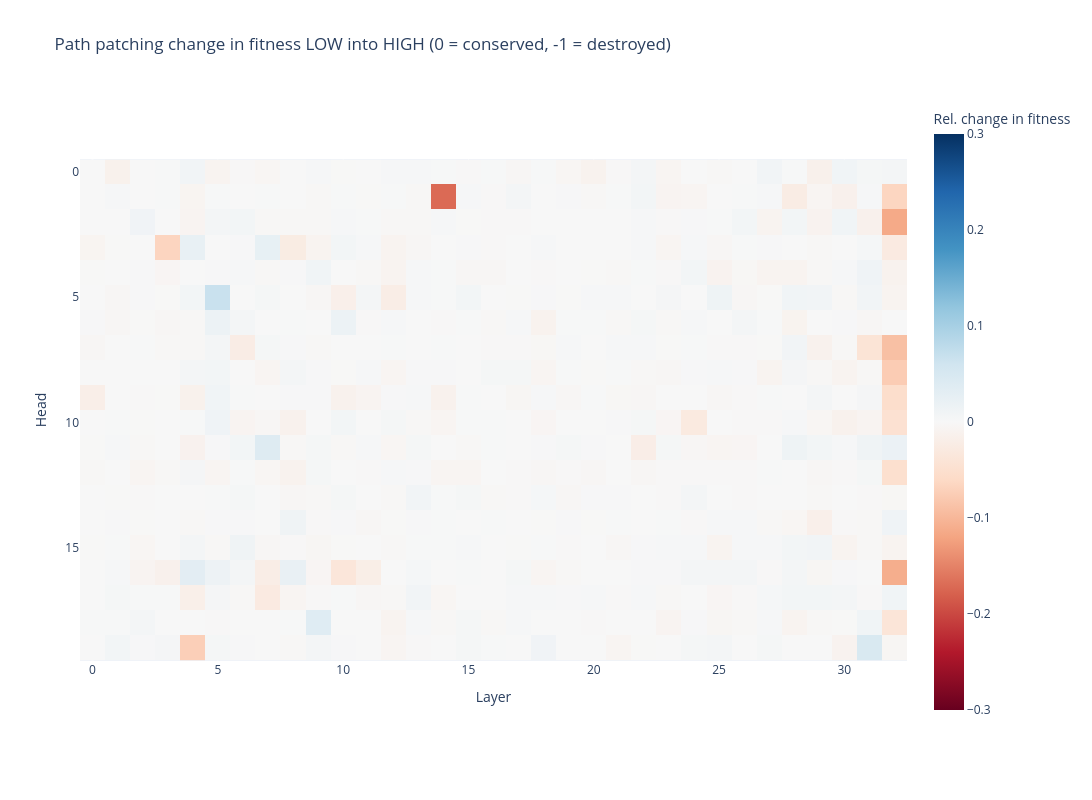

The cell this chart's notebook holds for it:
### Code cell
imshow(
    path_patch_head_to_final_resid_post.T,
    labels={"x": "Layer", "y": "Head", "color": "Rel. change in fitness"},
    title="Path patching change in fitness LOW into HIGH (0 = conserved, -1 = destroyed)",
    width=1200,
    height=800,
    range_color=(-0.3,0.3)
)

### Figure 1 — Plotly figure (JSON) as saved in the notebook; plotly's stock layout.template omitted (floating-point values rounded to 4 significant figures; data arrays with more than 128 entries replaced by an {"elided": "..."} marker saying what was removed)
{"data": [{"coloraxis": "coloraxis", "hovertemplate": "Layer: %{x}<br>Head: %{y}<br>Rel. change in fitness: %{z}<extra></extra>", "name": "0", "type": "heatmap", "xaxis": "x", "yaxis": "y", "z": {"elided": "20x33 float values"}}], "layout": {"coloraxis": {"cmax": 0.3, "cmid": 0, "cmin": -0.3, "colorbar": {"title": {"text": "Rel. change in fitness"}}, "colorscale": [[0, "rgb(103,0,31)"], [0.1, "rgb(178,24,43)"], [0.2, "rgb(214,96,77)"], [0.3, "rgb(244,165,130)"], [0.4, "rgb(253,219,199)"], [0.5, "rgb(247,247,247)"], [0.6, "rgb(209,229,240)"], [0.7, "rgb(146,197,222)"], [0.8, "rgb(67,147,195)"], [0.9, "rgb(33,102,172)"], [1, "rgb(5,48,97)"]]}, "height": 800, "title": {"text": "Path patching change in fitness LOW into HIGH (0 = conserved, -1 = destroyed)"}, "width": 1200, "xaxis": {"anchor": "y", "constrain": "domain", "domain": [0, 1], "scaleanchor": "y", "title": {"text": "Layer"}}, "yaxis": {"anchor": "x", "autorange": "reversed", "constrain": "domain", "domain": [0, 1], "title": {"text": "Head"}}}}
